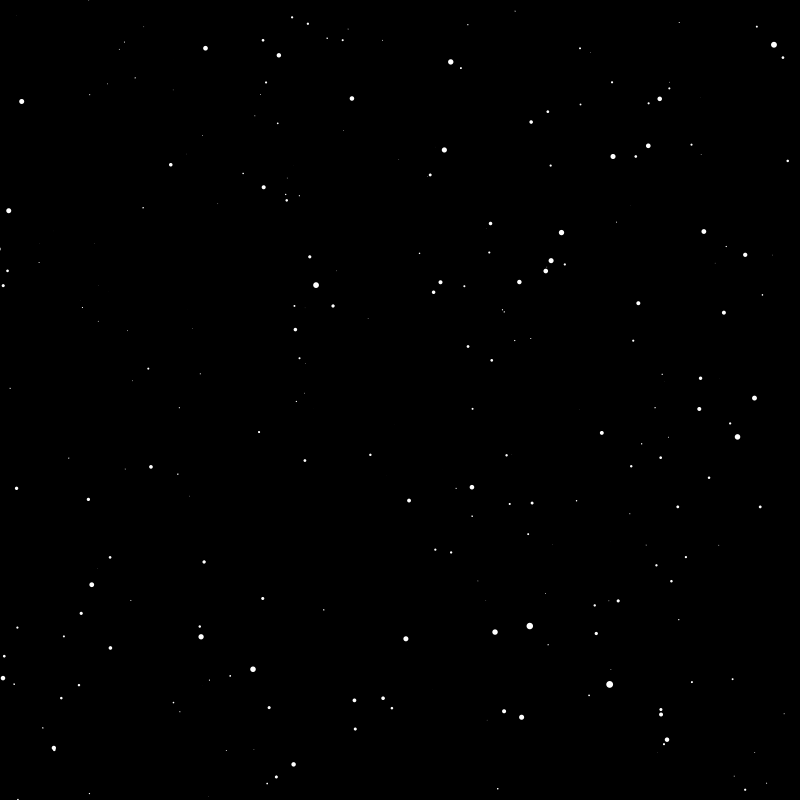
Frame 1 (no input)
Frame 60 (the mouse pressed at the canvas centre just before this capture): identical to frame 1, image omitted
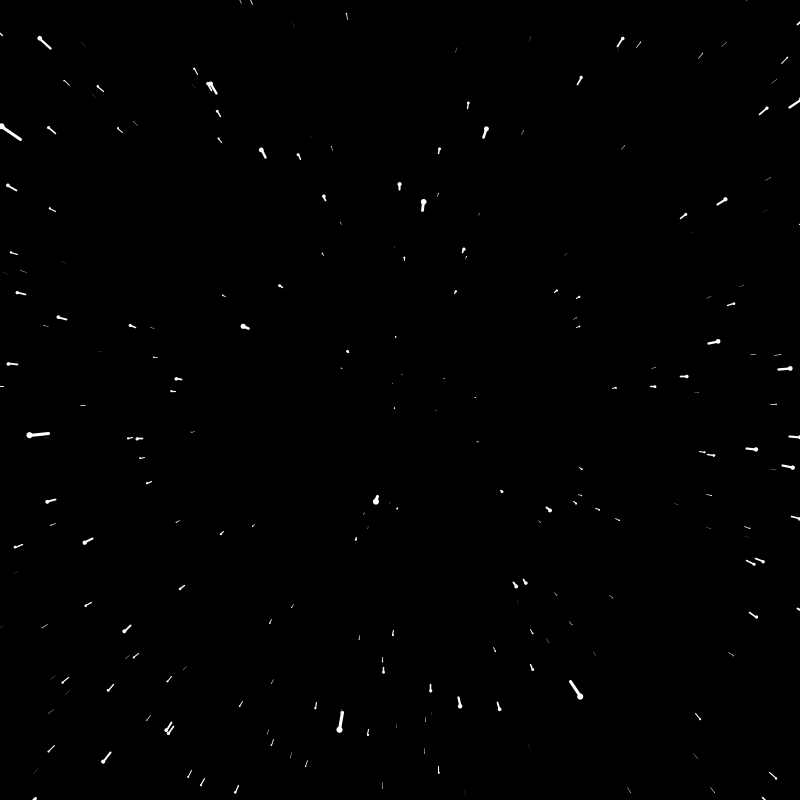
Frame 120 (the mouse held since frame 60 and released just before this capture)

The Processing sketch that drew these frames (run headless with seeded random() and noise(); from frame 60 on, the mouse is pressed at the canvas centre):

// Processing sketch: Starfield
// ── Starfield.pde
Star[] stars = new Star[3000];
float speed;

void setup(){
  size(800,800);
  for (int i = 0; i < stars.length; i++) {
    stars[i] = new Star();
  }
}

void draw(){
  speed = map(mouseX,0,width, 0 ,20);
  background(0);
  //translate(): Moves the top left corner to the another starting (x,y) value.
  translate(width/2,height/2);
  for (int i =0; i < stars.length; i++){
    stars[i].update();
    stars[i].show();
  }
  
}
// ── Star.pde
class Star {
  /*X position
    Y Position
    Z Position (how close are they to the edge)
    pz Past Z postition */
  float x;
  float y;
  float z;
  float pz;
  
  
  Star()
  {
    x= random(-width,width);
    y = random(-height,height);
    z = random(width); 
    pz = z;
  }
  
  void update(){
    z = z - speed;
    if(z<1){
      z = width;
      x= random(-width,width);
      y = random(-height,height);
      pz = z;
    }

    
  
  }
  
  void show(){
    fill(255);
    noStroke();

    
    // Map(): Re-maps a number from one range to another.
    float sx = map(x / z, 0,1,0, width);
    float sy = map(y / z, 0,1,0, width);
    
    float r = map(z,0,width,8,0);
    ellipse(sx,sy,r,r);
    
    float px = map(x / pz, 0,1,0, width);
    float py = map(y / pz, 0,1,0, height);
    
    pz = z;
    stroke(255);
    strokeWeight(map(z,0,width,4,0));
    line(px, py, sx,sy);
    
    
  }
};
